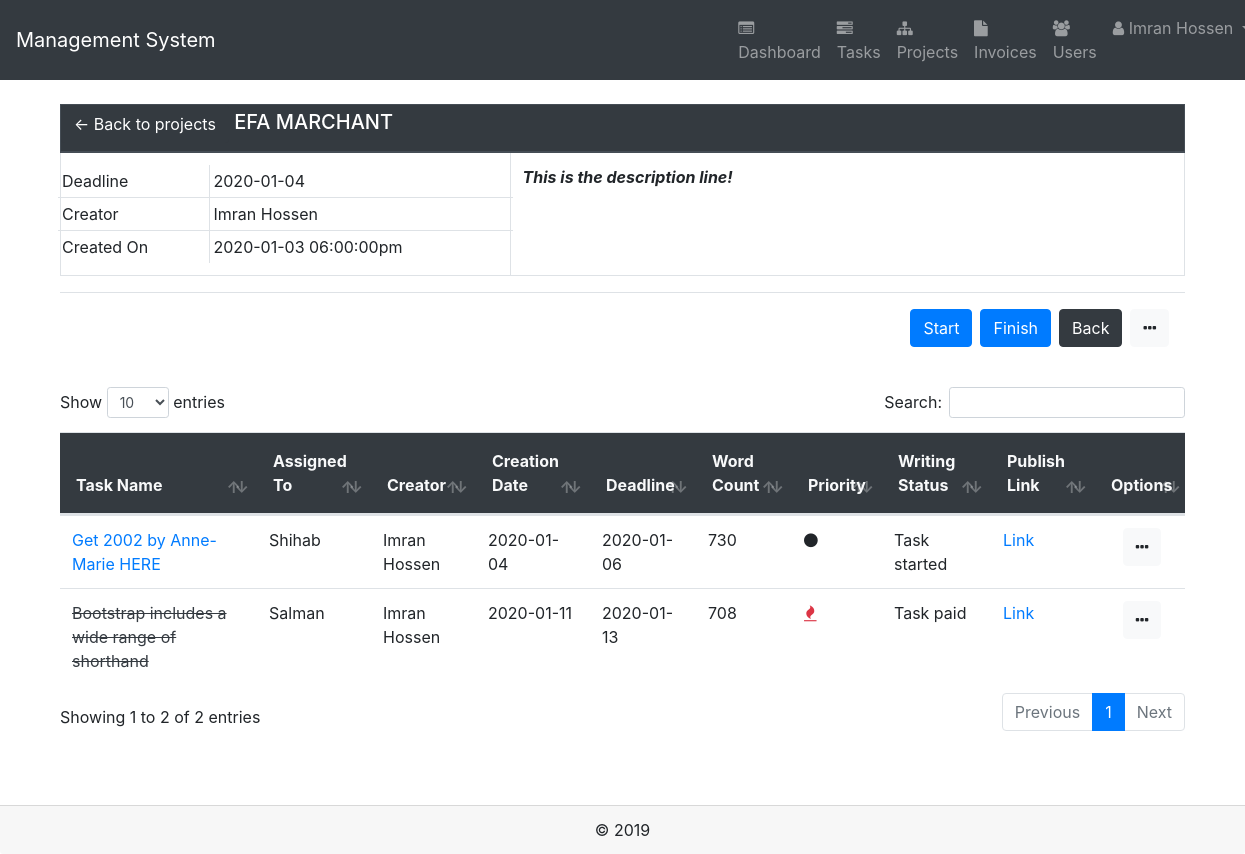
The app's page /project.php?id=1&ref=projects (signed in) with its own data.
### tables this page shows
CREATE TABLE `projects` (
  `id` int(255) NOT NULL,
  `name` varchar(255) NOT NULL,
  `description` varchar(10000) NOT NULL,
  `creator` int(255) DEFAULT NULL,
  `deadline` timestamp(6) NULL DEFAULT NULL,
  `created` timestamp(6) NOT NULL DEFAULT CURRENT_TIMESTAMP(6),
  `status` int(255) NOT NULL
);

CREATE TABLE `users` (
  `id` int(255) NOT NULL,
  `name` varchar(100) NOT NULL,
  `email` varchar(100) NOT NULL,
  `phone` varchar(20) NOT NULL,
  `address` varchar(255) NOT NULL,
  `payment_method` varchar(255) NOT NULL,
  `payment_account` varchar(255) NOT NULL,
  `rate` int(255) NOT NULL,
  `role` varchar(100) NOT NULL,
  `fb_url` varchar(255) NOT NULL,
  `twitter_url` varchar(255) NOT NULL,
  `instagram_url` varchar(255) NOT NULL,
  `password` varchar(20) NOT NULL,
  `picture` varchar(10000) NOT NULL,
  `quality` int(1) NOT NULL,
  `join_date` timestamp(6) NOT NULL DEFAULT CURRENT_TIMESTAMP(6)
);

CREATE TABLE `tasks` (
  `id` int(255) NOT NULL,
  `name` varchar(255) NOT NULL,
  `description` varchar(10000) NOT NULL,
  `assignee` int(255) NOT NULL,
  `creator` int(255) NOT NULL,
  `words` int(255) NOT NULL,
  `rate` int(255) NOT NULL,
  `type` varchar(255) NOT NULL,
  `project` int(255) NOT NULL,
  `deadline` date DEFAULT NULL,
  `created` timestamp(6) NOT NULL DEFAULT CURRENT_TIMESTAMP(6),
  `status` varchar(100) NOT NULL,
  `publishing` int(255) NOT NULL,
  `publisher` int(255) NOT NULL,
  `publish_status` int(255) NOT NULL,
  `publish_link` varchar(255) NOT NULL,
  `invoice` varchar(255) NOT NULL,
  `attachment` varchar(1000) NOT NULL,
  `remarks` varchar(1000) NOT NULL,
  `priority` int(255) NOT NULL
);

### functions/DB.func.php (called while the page is built, shortened)
<?php
function get_user_data($connect,$id){
	$sql = "SELECT * FROM users WHERE id=$id";
	$result = $connect->query($sql);
	if ($result->num_rows > 0) {
		return $result->fetch_assoc();
	}
}
function get_project($connect,$id){
	$sql = "SELECT * FROM projects WHERE id='$id'";
	$result = $connect->query($sql);
	if ($result->num_rows > 0) {
		return $result->fetch_assoc();
	} else {
		return "0";
	}
}
function get_tasks_by_project($connect,$project){
	$sql = "SELECT * FROM tasks WHERE project=$project ORDER BY deadline ASC,priority DESC";
	$result = $connect->query($sql);
	return $result;
}
?>

### project.php (the view, shortened to what this page needs)
<?php
include_once "inc/header.php";
?>
<?php
if (!empty($_GET['id'])) {
	$data = get_project($connect,$_GET['id']);
	?>
	<table class="table table-bordered">
		<thead class="thead-dark">
			<tr>
				<th scope="cols" colspan="3" class="p-0">
					<h5> <a href="projects.php"><button class="btn btn-dark">← Back to projects </button></a> <?php echo $data['name']?></h5>
				</th>
			</tr>
		</thead>
		<tbody>
			<tr>
				<td width="40%">
					<div class="row">
						<div class="col-4 border-right border-bottom p-1">Deadline</div>
						<div class="col-8 border-bottom p-1"><?php echo date("Y-m-d",strtotime($data['deadline']));?></div>
						<div class="col-4 border-right border-bottom p-1">Creator</div>
						<div class="col-8 border-bottom p-1"><?php $user = get_user_data($connect,$data['creator']); echo $user['name']; ?></div>
						<div class="col-4 border-right p-1">Created On</div>
						<div class="col-8 p-1"><?php echo date("Y-m-d  h:i:sa",strtotime($data['created']));?></div>
					</div>
				</td>
				<td width="60%">
					<?php echo base64_decode($data['description']); ?>
				</td>
			</tr>
		</tbody>
	</table>
	<div class="modal-footer">
		<a id="start" href="#start-<?php echo $data['id'];?>"><button class="btn btn-primary">Start</button></a>
		<a id="finish" href="#finish-<?php echo $data['id'];?>"><button class="btn btn-primary">Finish</button></a>
		<a href="<?php echo $_GET['ref'].".php";?>"><button class="btn btn-dark">Back</button></a>
		<?php if ($_SESSION['role']==1) {?>
			<div class="dropdown">
				<button class="btn btn-light" type="button" id="option" data-toggle="dropdown" aria-haspopup="true" aria-expanded="false">
					<i class="fa fa-ellipsis-h"></i>
				</button>
			</div>
		<?php } ?>
	</div>
	<br/>
	<div class="table-responsive m-t-40">
		<table id="tasks" class="table table-hover">
			<thead class="bg-dark text-light">
				<tr>
					<th scope="col" class="p-3">Task Name</th>
					<th scope="col" class="p-3">Assigned To</th>
					<th scope="col" class="p-3">Creator</th>
					<th scope="col" class="p-3">Creation Date</th>
					<th scope="col" class="p-3">Deadline</th>
					<th scope="col" class="p-3">Word Count</th>
					<th scope="col" class="p-3">Priority</th>
					<th scope="col" class="p-3">Writing Status</th>
					<th scope="col" class="p-3">Publish Link</th>
					<th scope="col" class="p-3">Options</th>
				</tr>
			</thead>
			<tbody>
				<?php
				$tasks = get_tasks_by_project($connect,$_GET['id']);
				if ($tasks->num_rows > 0) {
					while ($task = mysqli_fetch_array($tasks)) {
						?>
						<tr>
							<td><a class="<?php if($task['status']==2){echo"text-warning";} elseif($task['status']==3){echo "text-success";} elseif($task['status']==4){echo "del text-dark";}?>" href="task.php?id=<?php echo $task['id']?>&ref=tasks"><?php echo $task['name'];?> </a></td>
							<td>
								<?php $user = get_user_data($connect,$task['assignee']);
								echo $user['name'];
								?>
							</td>
							<td>
								<?php $user = get_user_data($connect,$task['creator']);
								echo $user['name'];
								?>
							</td>
							<td>
								<?php echo date("Y-m-d",strtotime($task['created']));?>
							</td>
							<td>
								<?php echo date("Y-m-d",strtotime($task['deadline']));?>
							</td>
							<td>
								<?php echo $task['words']?>
							</td>
							<td>
								<?php if ($task['priority']==1) {
									echo '<i class="text-danger fa fa-fire" data-toggle="tooltip" data-placement="top" title="High"></i>';
								} else {
									echo '<i class="fa fa-circle" data-toggle="tooltip" data-placement="top" title="Low"></i>';
								}?>
							</td>
							<td>
								<?php if ($task['status']==0) {
									echo 'Not started';
								} elseif ($task['status']==1) {
									echo 'Task started';
								} elseif ($task['status']==2) {
									echo 'Pending for review';
								} elseif ($task['status']==3) {
									echo 'Completed';
								} elseif ($task['status']==4) {
									echo 'Task paid';
								}?>
							</td>
							<td>
								<?php if ($task['publish_status']==2) {
									echo '<a href="'.$task['publish_link'].'" target="_blank">Link</a>';
								} elseif($task['publish_status']==1) {
									echo 'Publishing started';
								} else {
									echo 'Not started';
								}?>
							</td>
							<td align="center">
								<div class="dropdown">
									<button class="btn btn-light" type="button" id="option" data-toggle="dropdown" aria-haspopup="true" aria-expanded="false"><i class="fa fa-ellipsis-h"></i></button>
								</div>
							</td>
						</tr>
						<?php
					}
				}
				?>
			</tbody>
		</table>
	</div>
	<br>
<?php  }
include_once "inc/footer.php";
?>

### inc/header.php (style rules this page uses)
.del { text-decoration: line-through; }

### records on screen
projects: name "EFA MARCHANT", deadline "2020-01-04", created "2020-01-03 06:00:00pm", description "This is the description line!"
users: name "Imran Hossen"
tasks: name "Get 2002 by Anne-Marie HERE", users.name "Shihab", users.name "Imran Hossen", created "2020-01-04", deadline "2020-01-06", words "730", priority 0 (drawn), status "Task started"
tasks: name "Bootstrap includes a wide range of shorthand", users.name "Salman", users.name "Imran Hossen", created "2020-01-11", deadline "2020-01-13", words "708", priority 1 (drawn), status "Task paid"

### other values on screen
$_SESSION['name'] "Imran Hossen"
